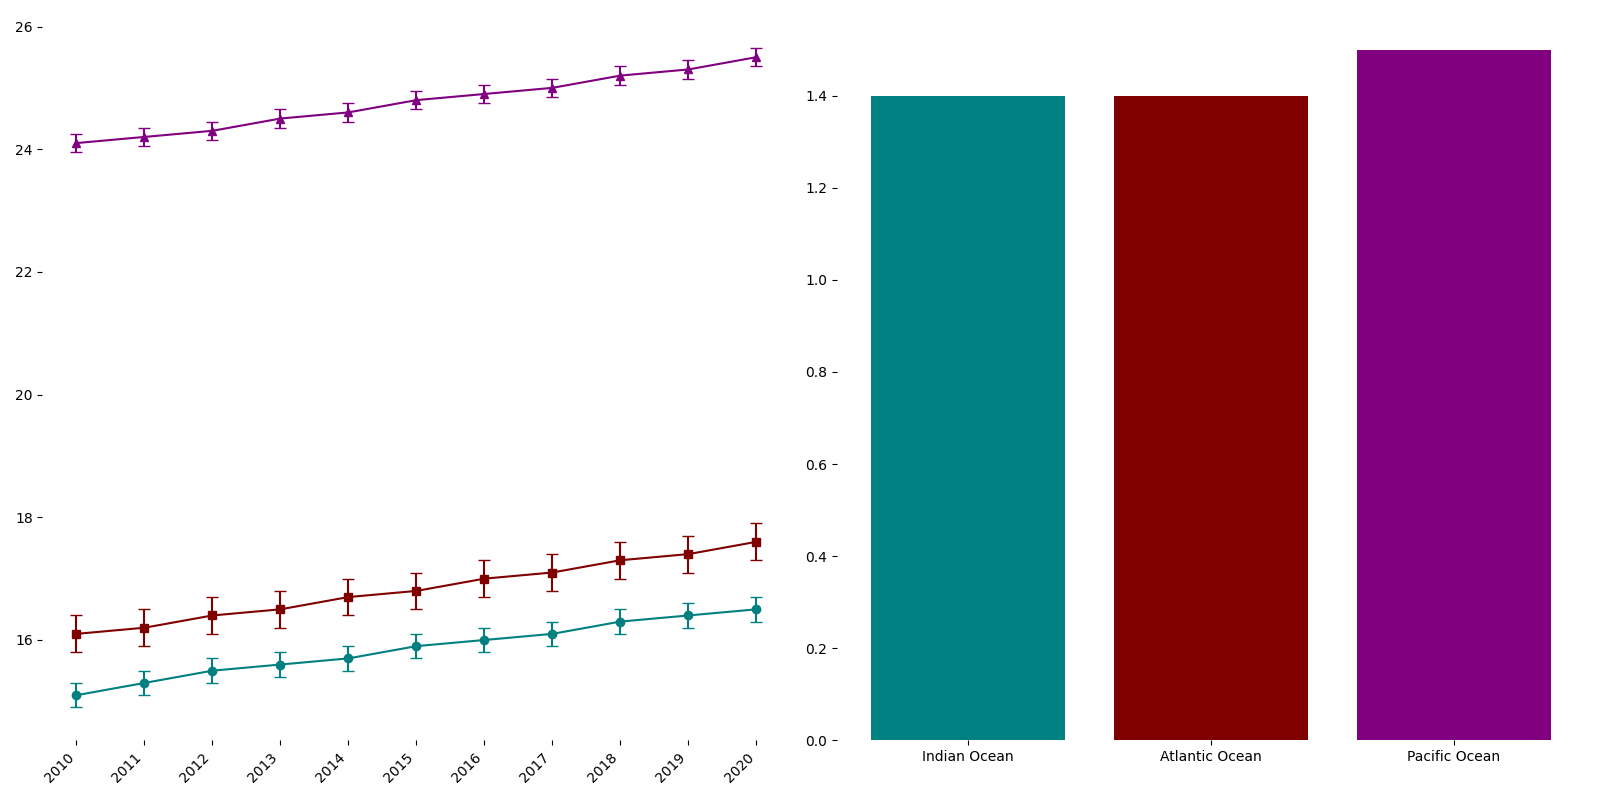

Reproduce this figure in Python.
import matplotlib.pyplot as plt
import numpy as np

years = np.arange(2010, 2021)

atlantic_temp = np.array([15.1, 15.3, 15.5, 15.6, 15.7, 15.9, 16.0, 16.1, 16.3, 16.4, 16.5])
pacific_temp = np.array([16.1, 16.2, 16.4, 16.5, 16.7, 16.8, 17.0, 17.1, 17.3, 17.4, 17.6])
indian_temp = np.array([24.1, 24.2, 24.3, 24.5, 24.6, 24.8, 24.9, 25.0, 25.2, 25.3, 25.5])

atlantic_err = np.array([0.2] * len(years))
pacific_err = np.array([0.3] * len(years))
indian_err = np.array([0.15] * len(years))

atlantic_inc = atlantic_temp[-1] - atlantic_temp[0]
pacific_inc = pacific_temp[-1] - pacific_temp[0]
indian_inc = indian_temp[-1] - indian_temp[0]

increases = [atlantic_inc, pacific_inc, indian_inc]
oceans = ['Atlantic Ocean', 'Pacific Ocean', 'Indian Ocean']

sorted_increases, sorted_oceans = zip(*sorted(zip(increases, oceans), key=lambda x: x[0]))

colors = ['teal', 'maroon', 'purple']

fig, axes = plt.subplots(1, 2, figsize=(16, 8))

ax1 = axes[0]
ax1.errorbar(years, atlantic_temp, yerr=atlantic_err, fmt='-o', color=colors[0], capsize=4)
ax1.errorbar(years, pacific_temp, yerr=pacific_err, fmt='-s', color=colors[1], capsize=4)
ax1.errorbar(years, indian_temp, yerr=indian_err, fmt='-^', color=colors[2], capsize=4)

ax1.set_xticks(years)
ax1.set_xticklabels(years, rotation=45, ha='right')

# Remove borders from axes
for spine in ax1.spines.values():
    spine.set_visible(False)
for spine in axes[1].spines.values():
    spine.set_visible(False)

ax2 = axes[1]
ax2.bar(sorted_oceans, sorted_increases, color=colors)

plt.tight_layout()
plt.show()
